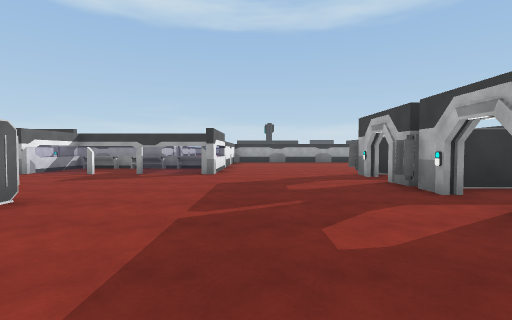
View 1 (above)

24 first-person views from a walk through a Unity game level. The camera is 1.3 m above the floor, tilts 2° down and sees 85° across. The floor is counted in squares, 2 m on a side. Each view is taken from the middle of a square. On the plan, view 1 faces up. The plan holds only what a view shows up to about 9 squares ahead; the rest is blank. The place goes on beyond the plan. Some animated figures are left out. Surface patterns are stand-ins for the level's own textures.

View 2
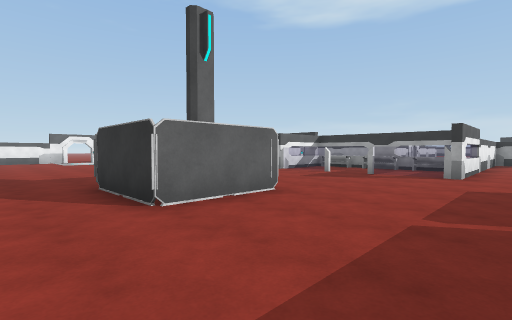

View 3
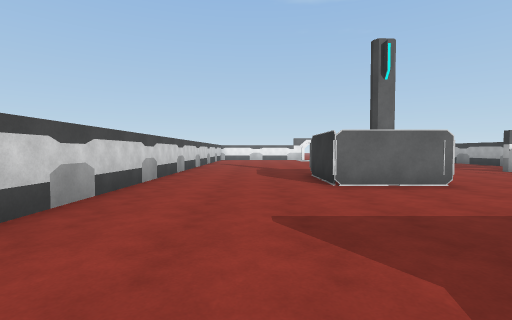

View 4
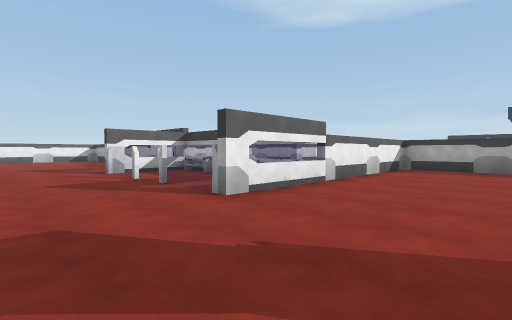

View 5
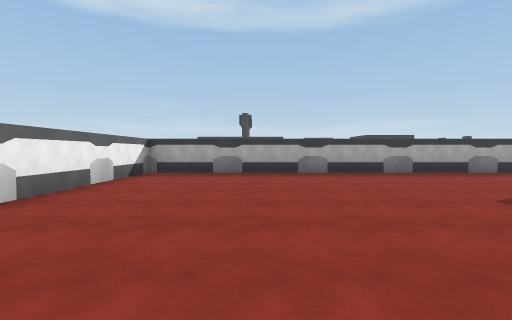

View 6
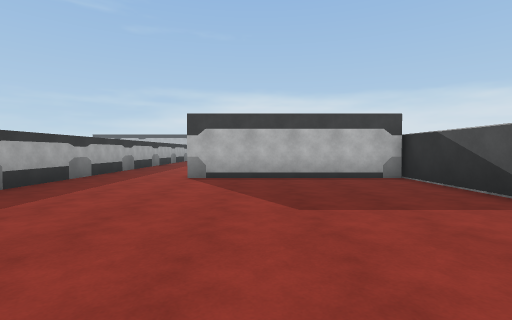

View 7
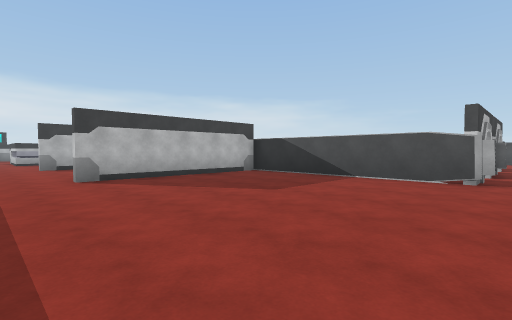

View 8
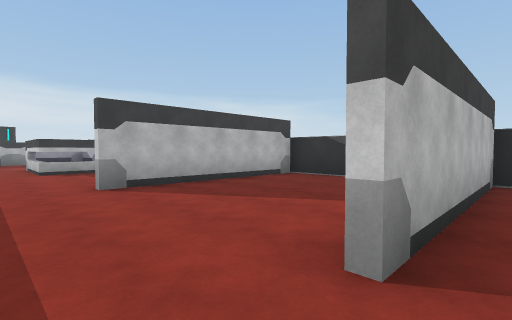

View 9
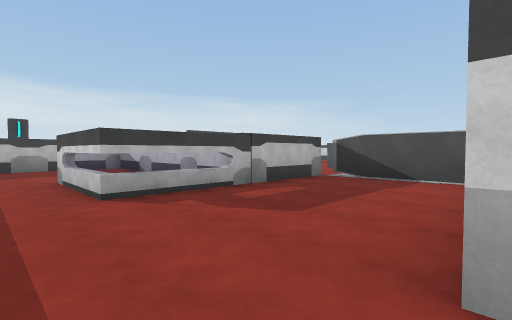

View 10
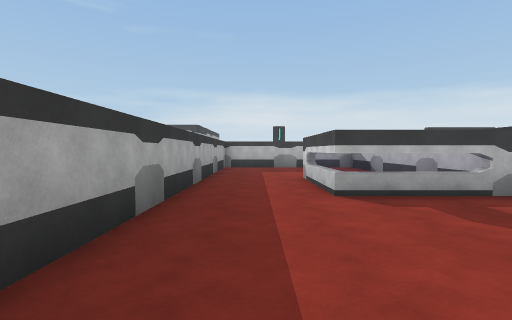

View 11
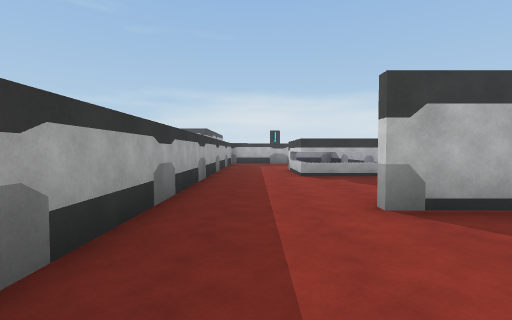

View 12
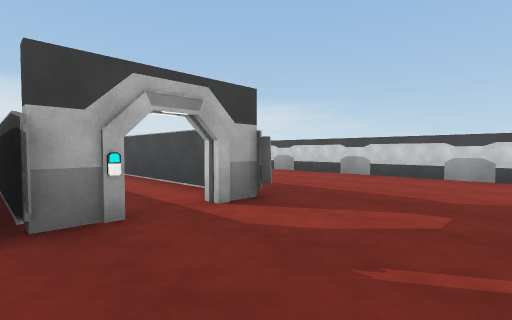

View 13
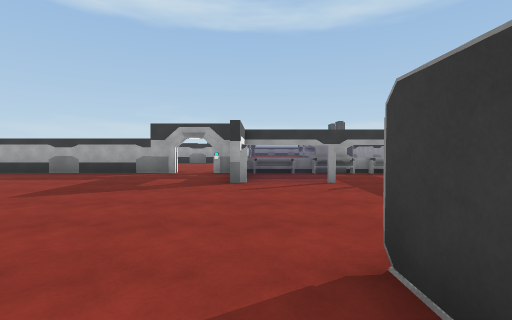

View 14
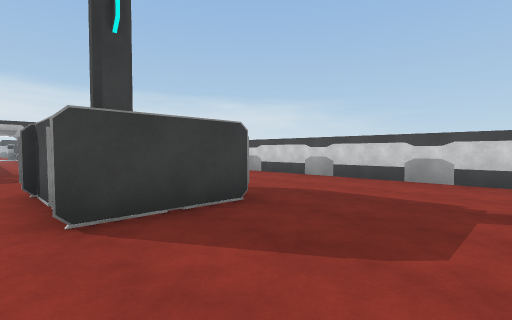

View 15
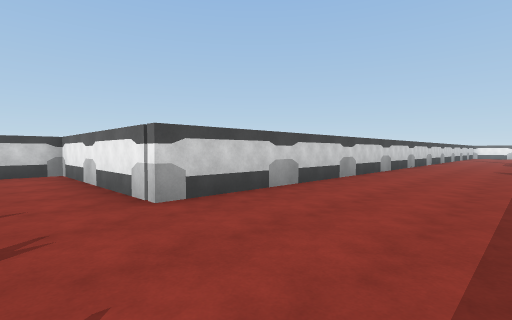

View 16
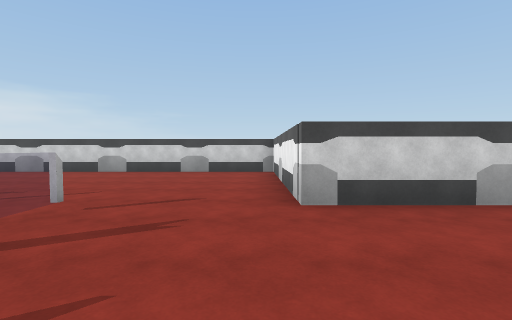

View 17
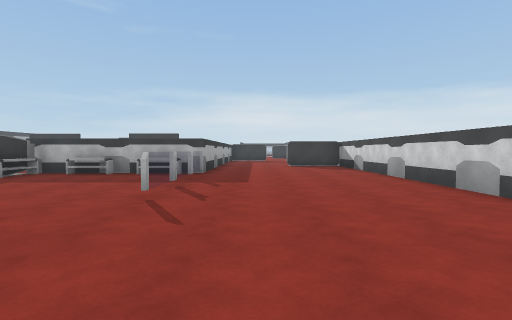

View 18
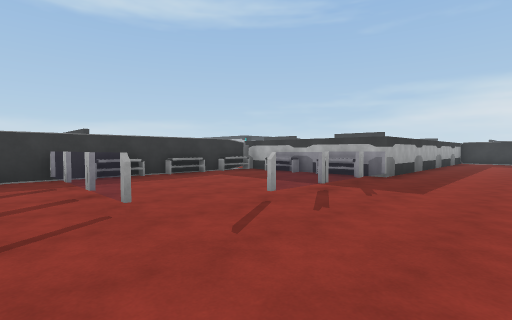

View 19
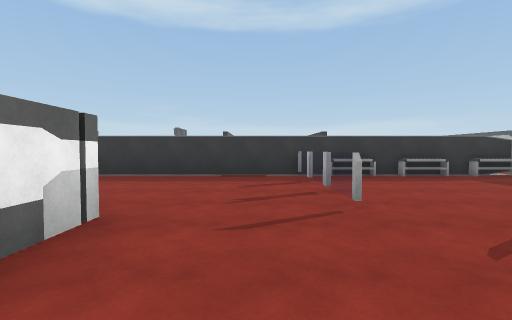

View 20
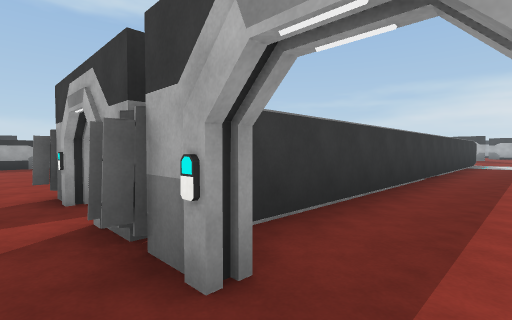

View 21
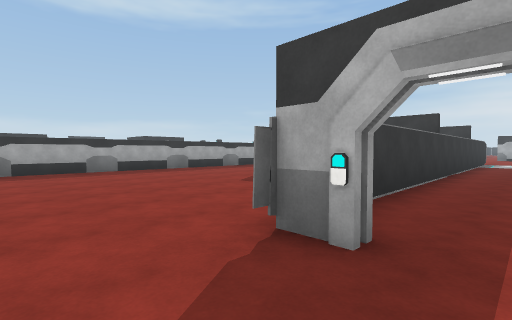

View 22
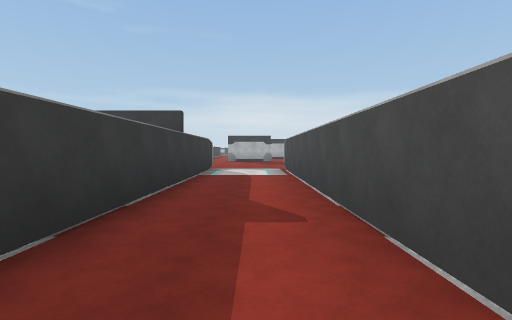

View 23
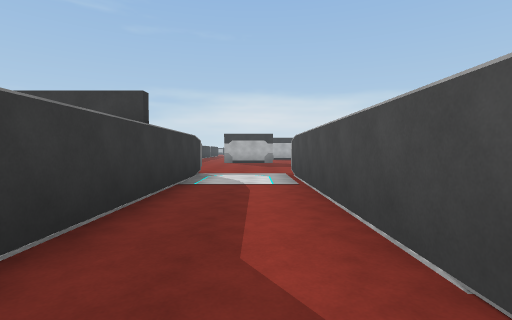

View 24
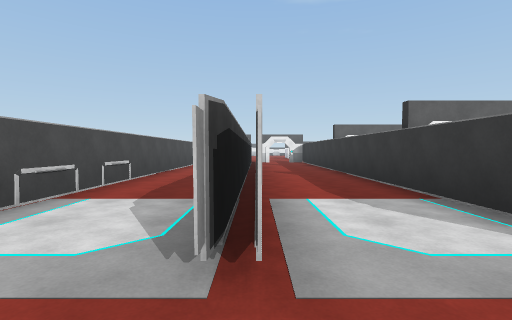

### Floor plan
Ten units are one square. View 1 is at (0, 0); x grows to the right and y downward. Boxes are objects, and circles mark ways between rooms. Rooms are numbered by the first view taken in them; rooms with no view inside come last. Other rooms are left out.
<svg viewBox="-85 -185 304 264">
<path fill="none" stroke="#000" d="M94 -152 -11 -152 -11 -75M25 -75 85 -75 85 -126M-24 -100 -36 -100M28 -68 28 -75 24 -75M25 -47 25 -51M-63 -95 -63 -75M28 -40 28 -58M-68 -100 -74 -100M28 -21 28 -31M-36 -34 -31 -34 -31 -14 -53 -14 -53 -36M-77 23 15 23M139 -75 169 -75 169 -129 198 -129M214 -152 124 -152M124 -152 94 -152M112 -75 130 -75 130 -126M130 -47 35 -47M94 -48 169 -48M168 -50 168 -46M80 -50 167 -50 167 -46M168 -75 32 -75M202 25 169 25 169 -22 59 -22M40 -22 150 -22M24 -48 58 -48M31 -68 28 -68M15 23 85 23 85 74 180 74"/>
<rect x="-55" y="-85" width="10" height="10" fill="#bbb"><title>other object</title></rect>
<rect x="-55" y="-105" width="10" height="10" fill="#bbb"><title>other object</title></rect>
<rect x="-45" y="-35" width="10" height="10" fill="#bbb"><title>column</title></rect>
<rect x="-45" y="-105" width="10" height="10" fill="#bbb"><title>other object</title></rect>
<rect x="-35" y="-85" width="20" height="10" fill="#bbb"><title>other object</title></rect>
<rect x="-25" y="-105" width="10" height="10" fill="#bbb"><title>other object</title></rect>
<rect x="105" y="5" width="10" height="20" fill="#bbb"><title>other object</title></rect>
<rect x="105" y="-5" width="10" height="10" fill="#bbb"><title>other object</title></rect>
<rect x="105" y="-15" width="10" height="10" fill="#bbb"><title>other object</title></rect>
<rect x="115" y="-25" width="10" height="10" fill="#bbb"><title>other object</title></rect>
<rect x="125" y="15" width="20" height="10" fill="#bbb"><title>other object</title></rect>
<rect x="135" y="-25" width="10" height="10" fill="#bbb"><title>other object</title></rect>
<rect x="145" y="15" width="10" height="10" fill="#bbb"><title>other object</title></rect>
<rect x="155" y="15" width="10" height="10" fill="#bbb"><title>other object</title></rect>
<rect x="155" y="-25" width="10" height="10" fill="#bbb"><title>other object</title></rect>
<rect x="165" y="5" width="10" height="10" fill="#bbb"><title>other object</title></rect>
<rect x="165" y="-15" width="10" height="10" fill="#bbb"><title>other object</title></rect>
<circle cx="90" cy="-135" r="3" fill="#2a7"/>
<circle cx="17" cy="0" r="3" fill="#2a7"/>
<circle cx="20" cy="-60" r="3" fill="#2a7"/>
<circle cx="30" cy="-35" r="3" fill="#2a7"/>
<circle cx="130" cy="-135" r="3" fill="#2a7"/>
<text x="50" y="-180">1</text>
<text x="160" y="-120">2</text>
<text x="110" y="-120">3</text>
<text x="130" y="-10">4</text>
</svg>
Room 1 opens to room 3. Room 1 opens to room 4. Room 2 opens to room 3.

Where each view was taken, in squares from view 1:
view 1: 0 up, 0 right, facing up
view 2: 0 up, 0 right, facing up-left
view 3: 0 up, 2 right, facing left
view 4: 5 up, 2 right, facing up-left
view 5: 7 up, 2 right, facing up
view 6: 11 up, 2 right, facing right
view 7: 14 up, 2 right, facing down-right
view 8: 14 up, 8 right, facing down-right
view 9: 14 up, 13 right, facing down-right
view 10: 14 up, 13 right, facing right
view 11: 14 up, 10 right, facing right
view 12: 5 up, 0 right, facing down-right
view 13: 2 up, 6 left, facing up
view 14: 4 up, 8 left, facing down-right
view 15: 1 up, 10 right, facing down-left
view 16: 1 up, 9 right, facing down
view 17: 4 down, 9 right, facing right
view 18: 5 down, 10 right, facing up-right
view 19: 5 down, 10 right, facing up
view 20: 3 up, 2 right, facing up-right
view 21: 6 up, 1 right, facing up-right
view 22: 6 up, 7 right, facing right
view 23: 6 up, 9 right, facing right
view 24: 5 up, 18 right, facing left
